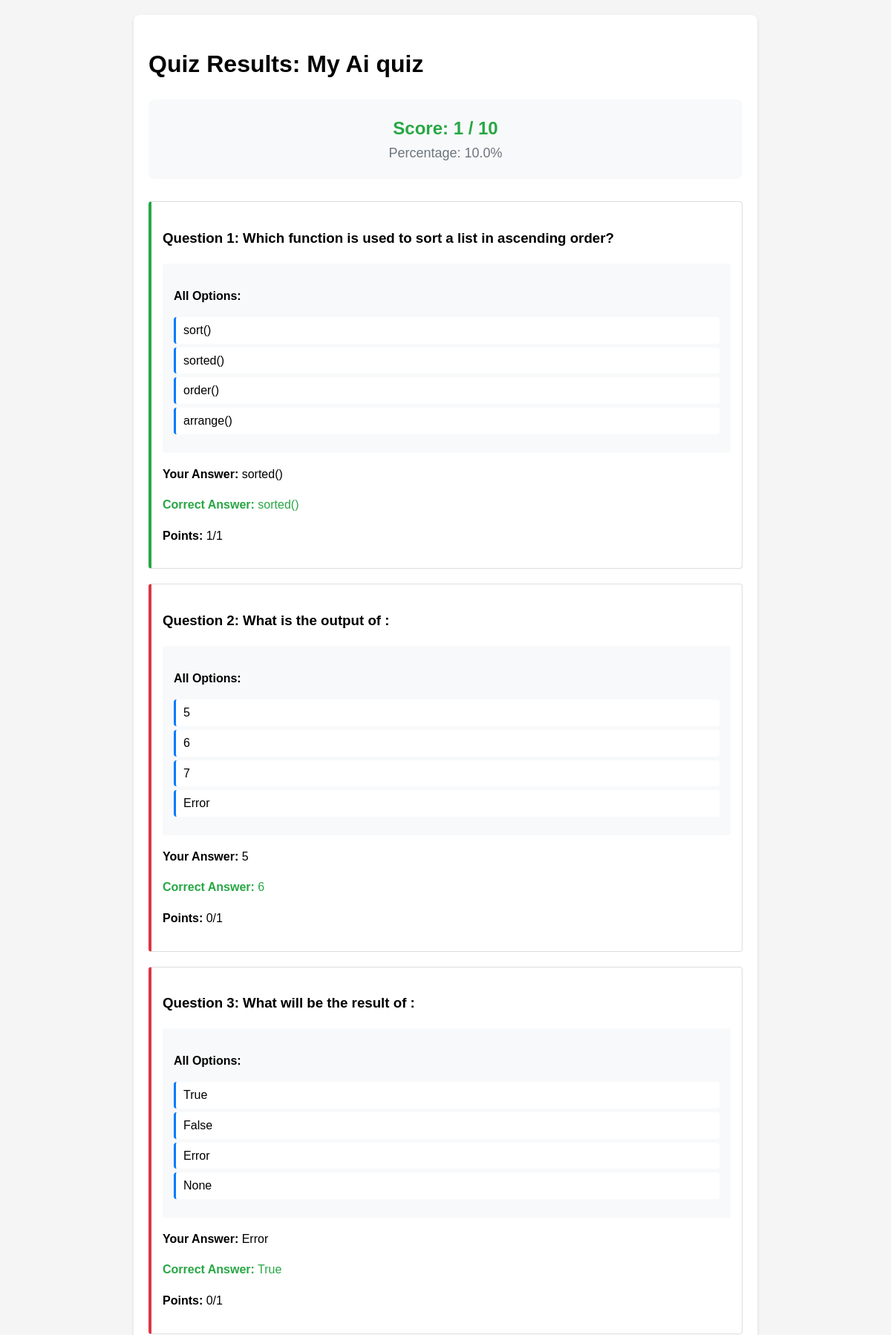
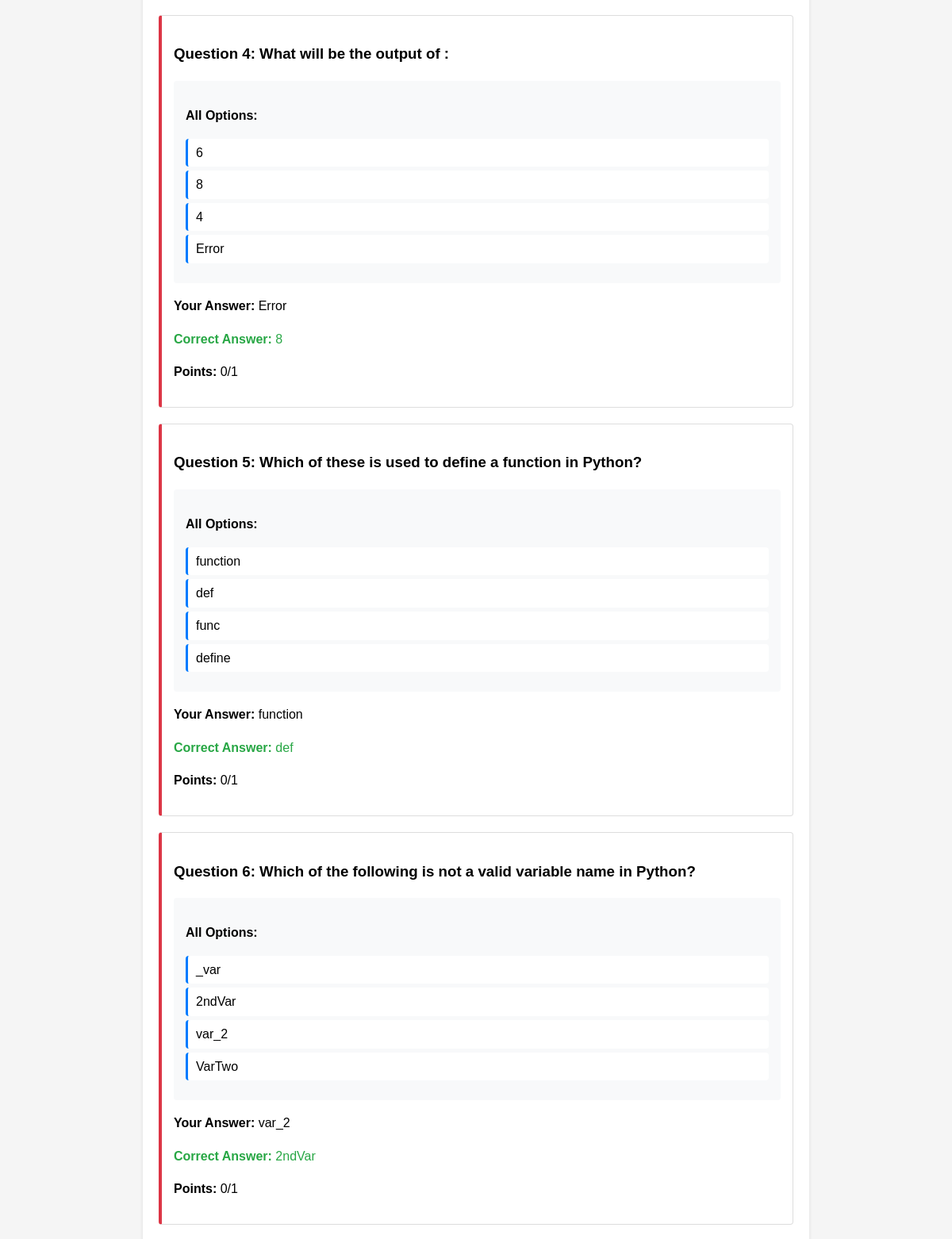
Screenshot of /q/result/53/ (signed in, upper part) with the database file from the repository (2 pictures, top to bottom).
### q/models.py (models this page shows, shortened)
class Quiz(models.Model):
    title = models.CharField(max_length=255)
    pdf = models.FileField(upload_to='pdfs/', null=True, blank=True)
    code = models.IntegerField(unique=True, editable=False, null=True, blank=True)
    host = models.ForeignKey(User, on_delete=models.CASCADE)
    created_at = models.DateTimeField(auto_now_add=True)
    show_results_to_student = models.BooleanField(default=True)  # Show results or not
    duration = models.IntegerField(default=2)  # Duration in minutes
    is_active = models.BooleanField(default=True)  # Whether the quiz is active or not

class Question(models.Model):
    QUESTION_TYPES = (
        ('MCQ', 'Multiple Choice (Single Answer)'),
        ('MCA', 'Multiple Choice (Multiple Answers)'),
        ('TF', 'True/False'),
    )
    quiz = models.ForeignKey(Quiz, related_name='questions', on_delete=models.CASCADE)
    question_text = models.TextField()
    question_type = models.CharField(max_length=3, choices=QUESTION_TYPES, default='MCQ')
    option1 = models.CharField(max_length=255, blank=True, null=True)
    option2 = models.CharField(max_length=255, blank=True, null=True)
    option3 = models.CharField(max_length=255, blank=True, null=True)
    option4 = models.CharField(max_length=255, blank=True, null=True)
    correct_option = models.CharField(max_length=255)
    image_loc = models.CharField(max_length=255, blank=True, null=True)
    images = models.ImageField(upload_to='questions/', null=True, blank=True)
    points = models.IntegerField(default=1)

### q/views.py (the view)
# urls.py: path('result/<int:quiz_id>/', views.quiz_result, name='quiz_result'),
@login_required
def quiz_result(request, quiz_id):
    if not request.user.is_student:
        return HttpResponseForbidden("You are not allowed to access this page.")
    quiz = get_object_or_404(Quiz, id=quiz_id)
    quiz_result = QuizResult.objects.filter(
        quiz=quiz,
        user=request.user
    ).order_by('-submitted_at').first()
    if not quiz_result:
        return redirect('join_quiz', code=quiz.code)
    student_answers = StudentAnswer.objects.filter(quiz_result=quiz_result)
    questions_data = []
    total_score = 0
    max_possible_score = 0
    for question in quiz.questions.all():
        student_answer = student_answers.filter(question=question).first()
        option_mapping = {
            'option1': question.option1,
            'option2': question.option2,
            'option3': question.option3,
            'option4': question.option4
        }
        user_answer_list = []
        if student_answer and student_answer.user_answer:
            if question.question_type == 'MCA':
                user_answer_values = student_answer.user_answer.split(',')
                user_answer_list = [option_mapping.get(value, value) for value in user_answer_values]
            else:
                user_answer_list = [option_mapping.get(student_answer.user_answer, student_answer.user_answer)]
        correct_answer_list = []
        if question.correct_option:
            if question.question_type == 'MCA':
                correct_values = question.correct_option.split(',')
                correct_answer_list = [option_mapping.get(value, value) for value in correct_values]
            else:
                correct_answer_list = [option_mapping.get(question.correct_option, question.correct_option)]
        question_data = {
            'text': question.question_text,
            'type': question.question_type,
            'points': question.points,
            'image': question.images.url if question.images else None,
            'options': [
                question.option1,
                question.option2,
                question.option3,
                question.option4
            ],
            'user_answer_list': user_answer_list,
            'correct_answer_list': correct_answer_list,
            'is_correct': False
        }
        if student_answer:
            if question.question_type == 'MCQ' or question.question_type == 'TF':
                question_data['is_correct'] = student_answer.user_answer == question.correct_option
            elif question.question_type == 'MCA':
                user_answers = set(student_answer.user_answer.split(','))
                correct_answers = set(question.correct_option.split(','))
                question_data['is_correct'] = user_answers == correct_answers
            if question_data['is_correct']:
                total_score += question.points
        max_possible_score += question.points
        questions_data.append(question_data)
    percentage = (total_score / max_possible_score * 100) if max_possible_score > 0 else 0
    context = {
        'quiz': quiz,
        'questions': questions_data,
        'total_score': total_score,
        'max_score': max_possible_score,
        'percentage': round(percentage, 2),
        'show_results': quiz.show_results_to_student,
        'quiz_result': quiz_result
    }
    return render(request, 'quiz_result.html', context)

### q/templates/quiz_result.html (shortened to what this page needs)
<!DOCTYPE html>
<html lang="en">
<head>
</head>
<body>
    <div class="container">
        <h1>Quiz Results: {{ quiz.title }}</h1>
        <div class="score-summary">
            <div class="score">Score: {{ total_score }} / {{ max_score }}</div>
            <div class="percentage">Percentage: {{ percentage }}%</div>
        </div>
        {% if show_results %}
            {% for question in questions %}
                <div class="question {% if question.is_correct %}correct{% else %}incorrect{% endif %}">
                    <h3>Question {{ forloop.counter }}: {{ question.text }}</h3>
                    <div class="answer">
                        <div class="all-options">
                            <p><strong>All Options:</strong></p>
                            <ul>
                                {% for option in question.options %}
                                    {% if option %}
                                        <li>{{ option }}</li>
                                    {% endif %}
                                {% endfor %}
                            </ul>
                        </div>
                        <p><strong>Your Answer:</strong>
                            {% for answer in question.user_answer_list %}
                                {{ answer }}{% if not forloop.last %}, {% endif %}
                            {% endfor %}
                        </p>
                        <p class="correct-answer"><strong>Correct Answer:</strong>
                            {% for answer in question.correct_answer_list %}
                                {{ answer }}{% if not forloop.last %}, {% endif %}
                            {% endfor %}
                        </p>
                        <p><strong>Points:</strong> {% if question.is_correct %}{{ question.points }}{% else %}0{% endif %}/{{ question.points }}</p>
                    </div>
                </div>
            {% endfor %}
        {% else %}
            <p>The quiz results are not available for viewing.</p>
        {% endif %}
    </div>
</body>
</html>

### q/templates/quiz_result.html (style rules this page uses)
body { font-family: Arial, sans-serif; line-height: 1.6; margin: 0; padding: 20px; background-color: #f5f5f5; }
.container { max-width: 800px; margin: 0 auto; background-color: white; padding: 20px; border-radius: 8px; box-shadow: 0 2px 4px rgba(0,0,0,0.1); }
.score-summary { text-align: center; padding: 20px; margin-bottom: 30px; background-color: #f8f9fa; border-radius: 8px; }
.score { font-size: 24px; font-weight: bold; color: #28a745; }
.percentage { font-size: 18px; color: #6c757d; }
.question { margin-bottom: 20px; padding: 15px; border: 1px solid #ddd; border-radius: 4px; }
.correct { border-left: 4px solid #28a745; }
.incorrect { border-left: 4px solid #dc3545; }
.answer { margin-top: 10px; }
.correct-answer { color: #28a745; }
.all-options { background-color: #f8f9fa; padding: 15px; border-radius: 4px; margin: 10px 0; }
.all-options ul { list-style-type: none; padding: 0; margin: 10px 0; }
.all-options li { padding: 5px 10px; margin: 5px 0; background-color: white; border-radius: 4px; border-left: 3px solid #007bff; }

### rows the page displays
Quiz: title "My Ai quiz"
Question: text "Which function is used to sort a list in ascending order?", options "sort()" "sorted()" "order()" "arrange()", user_answer_list "sorted()", correct_answer_list "sorted()"
Question: text "What is the output of :", options "Error"
Question: text "What will be the result of :", options "True" "False" "Error" "None", user_answer_list "Error", correct_answer_list "True"
Question: text "What will be the output of :", options "Error", user_answer_list "Error"
Question: text "Which of these is used to define a function in Python?", options "function" "def" "func" "define", user_answer_list "function", correct_answer_list "def"
Question: text "Which of the following is not a valid variable name in Python?", options "_var" "2ndVar" "var_2" "VarTwo", user_answer_list "var_2", correct_answer_list "2ndVar"

### other values shown
{{ total_score }} "1"
{{ max_score }} "10"
{{ percentage }} "10.0"
{{ question.points }} "1"
{{ question.points }} "1" "1" "1" "1" "1" "1"
{{ option }} "5" "6" "7" "6" "8" "4"
{{ answer }} "5"
{{ answer }} "6" "8"
